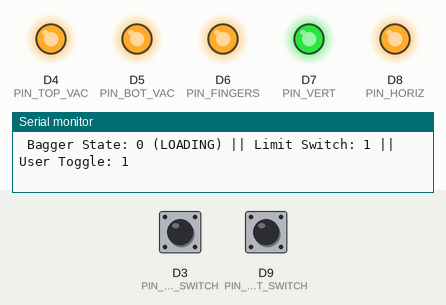
Recording of a sketch running on a simulated Arduino Due. Parts: output pins drawn as LEDs (lit = HIGH), the last lines printed to the serial monitor. Dashed ring = blinking. The test bench sets the inputs (shaded band); at power-on: D3 (PIN_USER_SWITCH) HIGH, D9 (PIN_VERT_SWITCH) HIGH.

Above: at 1.2 s.
1.3 s: D3 (PIN_USER_SWITCH) pulled LOW for 0.15 s
At 1.72 s:
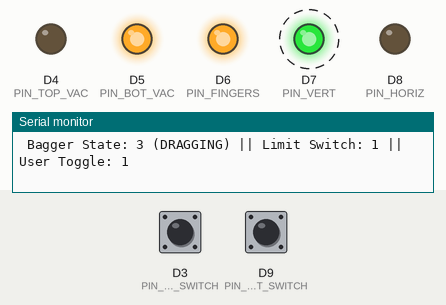
At 4.1 s:
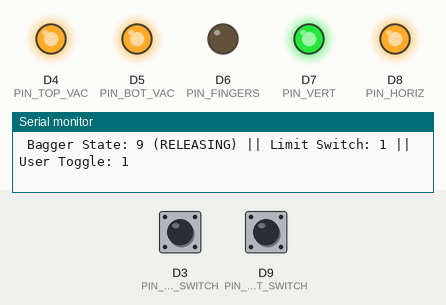
4.3 s: D9 (PIN_VERT_SWITCH) pulled LOW for 3.2 s
At 6.2 s:
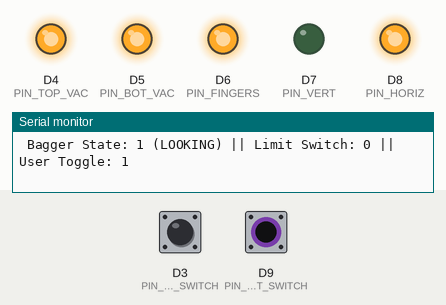
Timing chart, 0 to 16.5 s (numbered marks = the images above; inputs shaded):
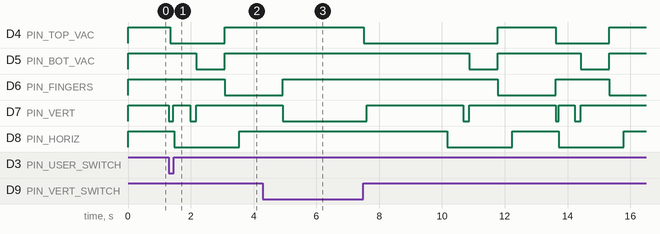

The sketch:

BaggerBot_SM_V4.ino
```cpp
/* FILENAME: BaggerBot_SM_V4.ino
 * AUTHORS:  BaggerBot Team
 * DATE:     2022/5/11
 * VERSION:  v4
 * DETAIL:
 *  Program for bag feeding system for Golden Gate Mechanical's BaggerBot to help
 *  automate the sandbag filling process, for final prototype produced by the
 *  2021-2022 team.
 *  Controls 5 solenoid valves (2 sets of vacuum cups, 3 pneumatic cylinders),
 *  takes input from 2 sensors (2 limit switches).
 *
 *  Based on code provided by Skyentific - https://www.youtube.com/watch?v=UWc_7-8gXeE
 *  CAN-BUS Shield Library by Seeed Studio -
 *        https://github.com/Seeed-Studio/Seeed_Arduino_CAN/releases/tag/v1.3.0
 */

// Include libraries
#include <mcp_can.h> // CAN-Bus Shield v1.3.0 by Seeed Studio
#include <SPI.h>

// Set to 1 for additional debug information (See serial monitor)
int DEBUG = 1;

/*SAMD core*/
#ifdef ARDUINO_SAMD_VARIANT_COMPLIANCE
  #define SERIAL SerialUSB
#else
  #define SERIAL Serial
#endif

// Define pins
// Arm Motor (SPI)
#define PIN_SCK  13       //
#define PIN_MOSI 12       //
#define PIN_MISO 11       //
#define PIN_SS   10       //
// Vacuums
#define PIN_TOP_VAC 4 // Relay in1
#define PIN_BOT_VAC 5 // Relay in2
// Actuators
#define PIN_HORIZ   8 // Relay in5
#define PIN_VERT    7 // Relay in4
#define PIN_FINGERS 6 // Relay in3
// Sensors
#define PIN_VERT_SWITCH 9 // Head
#define PIN_USER_SWITCH 3 // Electronics enclosure
//#define PIN_USER_SWITCH A1

// Joystick on CAN-Bus Shield
//#define UP     A1
#define DOWN   A3
#define LEFT   A2
#define RIGHT  A5
#define CLICK  A4

// Define arm parameters
// Value Limits
#define P_MIN -12.5f //CCW
#define P_MAX 12.5f //CW
#define V_MIN -65.0f
#define V_MAX 65.0f
#define KP_MIN 0.0f
#define KP_MAX 500.0f
#define KD_MIN 0.0f
#define KD_MAX 5.0f
#define T_MIN -18.0f
#define T_MAX 18.0f

// Arm rotation positions
//    Relative to looking at back of motor...
//    (-) = CCW
//    (+) = CW
// 90*3.14/180 = 1.57
// 10*3.14/180 = 0.17444 = 0.17
#define P_MIN_DESIRED -1.80f //
#define P_MAX_DESIRED -0.01f // originally -0.01
float ACT_LO  = P_MAX_DESIRED;
float ACT_HI  = ACT_LO - 1.719;  // ~98.5 degrees
float PASS_HI  = ACT_HI - 0.131; // ~7.5 degrees
float PASS_LO  = ACT_LO - 0.55;  // originally -0.43 ~24.6 degrees
// Set initial input motor values
float p_in = 0.0f;
float v_in = 0.0f;
float kp_in = 50.0f;
float kd_in = 2.0f;
float t_in = 0.0f;
// output (measured) values
float p_out = 0.0f;
float v_out = 0.0f;
float t_out = 0.0f;
// Rotation step size
float p_step = 0.0015;

// Create CAN-Bus interface object
MCP_CAN CAN(PIN_SS);

// Define time variables for non-blocking code
const unsigned long PRINT_INTERVAL = 150;
  // PRINT_INTERVAL defines how often debug (via serial) text will print
  //   Tiny interval may affect speed of program (especially the motor)
unsigned long previous_print_time = 0;

const unsigned long PICK_UP_DELAY = 100;
  // timer before state DRAGGING = delay once head's limit switch reaches bag, allows adequate suction
const unsigned long HORIZONTAL_TIME = 500;
  // timer before state PRESSING = time for full horizontal actuation
const unsigned long PRESS_TIME = 200;
  // timer before state OPENING = time for vertical actuator to reach bottom vacuum cups
// const unsigned long OPEN_DELAY = 200;
  // timer within state OPENING = let bottom vacuum cups suction for a moment
const unsigned long ARM_GRAB_TIME = 500;
  // timer before state GRABBING = keep both sets of vacuum cups on before inserting fingers
const unsigned long ARM_TENSION_TIME = 400; //
const unsigned long ARM_PULL_TIME = 350;    //
const unsigned long ARM_RELEASE_TIME = 500; //
const unsigned long REPEAT_TIME = 1000;     //

unsigned long vertical_time;                //
unsigned long vertical_initial_time;        //
unsigned long vertical_finish_time;         //
//float VERTICAL_RETRACT_FACTOR = 1.1;


//unsigned long previous_toggle_time = 0;
//unsigned long TOGGLE_TIME = 1000;

unsigned long previous_time = 0;
unsigned long current_time;
unsigned long running_time = 0;


// Baggerbot state machine variables
const int STATE_SIZE = 10;
int state_current = 0;
int state_previous = 0;
String state[STATE_SIZE] = {"LOADING","LOOKING","PICKING UP","DRAGGING",
                            "PRESSING","OPENING","GRABBING","TENSIONING",
                            "PULLING","RELEASING",};
int state_holder = 0;

// Define prototypes
int getBaggerState();
void RotateRight();
void RotateLeft();

void setup() {
  if (DEBUG)
  {
    Serial.begin(115200);
    Serial.println("Debugging: ON");
  }
  while (CAN_OK != CAN.begin(CAN_1000KBPS)) // can bus : baudrate = 1000kbps (AKA 1Mbps)
  {
    SERIAL.println("CAN BUS Shield init fail");
    SERIAL.println(" Init CAN BUS Shield again");
  }
  SERIAL.println("CAN BUS Shield init ok!");

  //// OPTIONAL: Joystick set up
  // pinMode(UP,INPUT);
  // pinMode(DOWN,INPUT);
  // pinMode(LEFT,INPUT);
  // pinMode(RIGHT,INPUT);
  // pinMode(CLICK,INPUT);
  //// Pull analog pins high to enable reading of joystick movements
  // digitalWrite(UP, HIGH);
  // digitalWrite(DOWN, HIGH);
  // digitalWrite(LEFT, HIGH);
  // digitalWrite(RIGHT, HIGH);
  // digitalWrite(CLICK, HIGH);

  // Begin vacuum system set up here
  pinMode(PIN_TOP_VAC,OUTPUT);
  pinMode(PIN_BOT_VAC,OUTPUT);

  // Begin actuator set up here
  pinMode(PIN_HORIZ, OUTPUT);
  pinMode(PIN_VERT, OUTPUT);
  pinMode(PIN_FINGERS,OUTPUT);

  // Begin sensor set up here
  pinMode(PIN_VERT_SWITCH,INPUT_PULLUP);
  pinMode(PIN_USER_SWITCH,INPUT);

  // Write Solenoid pins HIGH to turn them off by default (NC)
  digitalWrite(PIN_TOP_VAC,HIGH);
  digitalWrite(PIN_BOT_VAC,HIGH);
  digitalWrite(PIN_HORIZ,  HIGH);
  digitalWrite(PIN_VERT,   HIGH);
  digitalWrite(PIN_FINGERS,HIGH);

  // Limit switch on head is unpressed when LOW (NO)
  digitalWrite(PIN_VERT_SWITCH, LOW);

  // Turn off motor on start up
  ExitMotorMode();

}

void loop() {
  current_time = millis();
  state_holder = getBaggerState();

  if (DEBUG && (current_time - previous_print_time >= PRINT_INTERVAL))
  {
//    running_time += PRINT_INTERVAL;
//    Serial.print("Time elapsed: ");
//    Serial.print(running_time);
    Serial.print(" Bagger State: ");
    Serial.print(state_holder);
    Serial.print(" (");
    Serial.print(state[state_holder]);
    Serial.print(") || Limit Switch: ");
    Serial.print(digitalRead(PIN_VERT_SWITCH));
    Serial.print(" || User Toggle: ");
    Serial.println(digitalRead(PIN_USER_SWITCH));
    previous_print_time = current_time;
//    if(running_time >= 999999) {
//      running_time = 0;
//    }
  }

//  if ( (state_current != 0) && digitalRead(PIN_USER_SWITCH) == HIGH)
//  if ( (state_current != 0) && digitalRead(PIN_USER_SWITCH) == LOW)
//    {
//    //    delay(5000);
//    //    Serial.println("SOMETHING WENT WRONG");
//    //    digitalWrite(PIN_BOT_VAC,HIGH);
//    //    delay(1000);
//    //    digitalWrite(PIN_BOT_VAC,LOW);
//    //    delay(1000);
//    //    digitalWrite(PIN_BOT_VAC,HIGH);
//    //    delay(1000);
//    //    digitalWrite(PIN_BOT_VAC,LOW);
//    //    delay(1000);
//    //    digitalWrite(PIN_BOT_VAC,HIGH);
//    //    delay(1000);
//    //    digitalWrite(PIN_BOT_VAC,LOW);
//      delay(1000);
//
//     state_current = 0; // Possible to immediately go to state 0 again after going from 0 to 1
//     }

}

/*
 * Function: getBaggerState()
 * Inputs: None
 * Returns: state_HE - Integer representation of the state the
 *                     state machine is currently in.
 * Description: Considers and returns the current state the machine
 *              is in. As follows:
 *              0:  LOADING
 *              1:  LOOKING
 *              2:  PICKING UP
 *              3:  DRAGGING
 *              4:  PRESSING
 *              5:  OPENING
 *              6:  GRABBING
 *              7:  TENSIONING
 *              8:  PULLING
 *              9:  RELEASING
*/
int getBaggerState()
{
  state_previous = state_current;
  switch (state_current)
  {
    /* State: LOADING:
     * Purpose: Await user input while cassette is loaded
     *          Retract all pneumatic cylinders, arm to passive low
     * Transition: from 9 - timer REPEAT_TIME finish
     *               to 1 - PIN_USER_SWITCH is ON (LOW)
     */
    case 0:
    {
      // Turn off all solenoids
      digitalWrite(PIN_TOP_VAC,HIGH);
      digitalWrite(PIN_BOT_VAC,HIGH);
      digitalWrite(PIN_HORIZ,  HIGH);
      digitalWrite(PIN_VERT,   HIGH);
      digitalWrite(PIN_FINGERS,HIGH);

      if (digitalRead(PIN_USER_SWITCH) == LOW)
        {
          state_current = 1;
          vertical_initial_time = millis();
          // Make arm passive low
          EnterMotorMode();
        }

      return state_current;
    }

    /* State: LOOKING: Vertical actuation - looking/moving on top of bag stack
     * Purpose:
     * Transition:
     */
    case 1:
    {

      digitalWrite(PIN_VERT, LOW);
      digitalWrite(PIN_FINGERS, HIGH);

      // Make arm passive low
      if(p_out < PASS_LO) {
        RotateRight(PASS_LO);
      }
      else if(p_out > PASS_LO) {
        RotateLeft(PASS_LO);
      }

      if (digitalRead(PIN_VERT_SWITCH) == HIGH)
        {
          Serial.println("PRESSED");
          state_current = 2;
          vertical_finish_time = millis();
          vertical_time = vertical_finish_time - vertical_initial_time;
          // Variable "vertical_time" defines the duration required
          // to actuate to the top of the bag stack. This is
          // stored to determine how long the vertical actuator will
          // take to fully retract (pick the bag up).
        }

      return state_current;
    }

    /* State: PICKING UP: Top vacuum enabling - picking up top bag
     * Purpose:
     * Transition:
     */
    case 2:
    {
      digitalWrite(PIN_TOP_VAC, LOW);

      if(millis() - vertical_finish_time >= PICK_UP_DELAY)  //MIGHT NOT NEED ANYMORE (due to better cups)
        {
          digitalWrite(PIN_VERT, HIGH);
        }
      if(millis() - vertical_finish_time >= vertical_time + PICK_UP_DELAY)
        {
          state_current = 3;
          previous_time = millis();
        }
      return state_current;
    }

    /* State: DRAGGING: Horizontal actuation - dragging bag towards bottom vacuum
     * Purpose:
     * Transition:
     */
    case 3:
    {
      digitalWrite(PIN_HORIZ, LOW);

      if(millis() - previous_time >= HORIZONTAL_TIME)
      {
        state_current = 4;
        previous_time = millis();
      }
      return state_current;
    }

    /* State: PRESSING: Vertical actuation - pressing bag onto bottom vacuums
     * Purpose:
     * Transition:
     */
    case 4:
    {
      digitalWrite(PIN_VERT, LOW);

//      if (digitalRead(PIN_VERT_SWITCH) == HIGH)   LIMIT SWITCH NO LONGER REACHES BOTTOM VAC
//        {
//          state_current = 5;
//          previous_time = millis();
//        }

      if(millis() - previous_time >= PRESS_TIME)
      {
        digitalWrite(PIN_BOT_VAC, LOW);
        digitalWrite(PIN_VERT, HIGH);
        state_current = 5;
        previous_time = millis();
      }

      return state_current;
    }

    /* State: OPENING: Bottom vacuum enabling - opening bag
     * Purpose:
     * Transition:
     */
    case 5:
    {
//      if(millis() - previous_time >= OPEN_DELAY)    LIMIT SWITCH NO LONGER REACHES BOT VAC
//          {
//            digitalWrite(PIN_VERT, HIGH);
//          }

      if(millis() - previous_time >= ARM_GRAB_TIME)
        {
          state_current = 6;
          previous_time = millis();
          p_step = 0.0005; // SLOW DOWN SPEED OF ARM
          RotateRight(ACT_LO);
        }

      return state_current;
    }

    /* State: GRABBING: Arms active low - initiate grabbing bag
     * Purpose:
     * Transition:
     */
    case 6:
    {
      // ARM ACTIVE LOW HERE
//      RotateRight(ACT_LO);            MOVED TO CASE 5 EVENT

      if(millis() - previous_time >= ARM_TENSION_TIME)
      {
        state_current = 7;
        previous_time = millis();
        p_step = 0.0015;
        digitalWrite(PIN_FINGERS, LOW);
        digitalWrite(PIN_TOP_VAC, HIGH);
        digitalWrite(PIN_BOT_VAC, HIGH);
      }

      return state_current;
    }

    /* State: TENSIONING: Arm actuation - tensioning bag onto fingers
     * Purpose:
     * Transition:
     */
    case 7:
    {
      if(millis() - previous_time >= ARM_PULL_TIME)
        {
          state_current = 8;
          previous_time = millis();
          RotateLeft(ACT_HI);
        }

      return state_current;
    }

    /* State: PULLING: Arm active high - pulling bag out
     * Purpose:
     * Transition:
     */
    case 8:
    {
      digitalWrite(PIN_HORIZ, HIGH);

      // ARM ACTIVE HIGH HERE
//      RotateLeft(ACT_HI);               MOVED TO CASE 7 EVENT

      if(millis() - previous_time >= ARM_RELEASE_TIME)
        {
          state_current = 9;
          previous_time = millis();
          RotateLeft(PASS_HI);
        }

      return state_current;
    }

    /* State: RELEASING: Arm passive high - releasing bag
     * Purpose:
     * Transition:
     */
    case 9:
    {
      // ARM PASSIVE HIGH HERE
//      RotateLeft(PASS_HI);

//      if(analogRead(
      if(millis() - previous_time >= REPEAT_TIME)
        {
          state_current = 1;
          vertical_initial_time = millis();
        }

      return state_current;
    }

  }

}

void printPosVel() {
  SERIAL.print(" ");
  SERIAL.print(p_in);
  SERIAL.print(" ");
  SERIAL.print(p_out);
  SERIAL.print(" ");
  SERIAL.println(v_out);
}

/* Function:  RotateRight
 * Description: Rotates arm motor CW (clockwise), relative to facing back of motor, until
 *              the desired input position 'p_destination' is sent to the motor controller
 *              & any response from the motor controller is received.
 *              Rotation speed depends on 'p_step'. Blocking.
 */
void RotateRight(float p_destination){
  p_destination = constrain(p_destination, P_MIN, P_MAX);

  while (p_in < p_destination) {
    p_in = p_in + p_step;
    // send CAN
    pack_cmd();
    // receive CAN
    if(CAN_MSGAVAIL == CAN.checkReceive()) // check if data coming
    {
      unpack_reply();
    }
  }

  if(DEBUG) {
    //printPosVel();
  }
}

/* Function:  RotateRight
 * Description: Same as 'RotateLeft()' but CCW (counter-clockwise).
 *              Rotation speed depends on 'p_step'. Blocking.
 */
void RotateLeft(float p_destination){
  p_destination = constrain(p_destination, P_MIN, P_MAX);
  while (p_in > p_destination){
    p_in = p_in - p_step;
    // send CAN
    pack_cmd();
    // receive CAN
    if(CAN_MSGAVAIL == CAN.checkReceive()) // check if data coming
    {
      unpack_reply();
    }
  }

  if(DEBUG) {
    //printPosVel();
  }
}

void EnterMotorMode(){
  // Enter Motor Mode (enable)
  byte buf[8];
  buf[0] = 0xFF;
  buf[1] = 0xFF;
  buf[2] = 0xFF;
  buf[3] = 0xFF;
  buf[4] = 0xFF;
  buf[5] = 0xFF;
  buf[6] = 0xFF;
  buf[7] = 0xFC;
  CAN.sendMsgBuf(0x01, 0, 8, buf);
}

void ExitMotorMode(){
  // Exit Motor Mode (disable)
  byte buf[8];
  buf[0] = 0xFF;
  buf[1] = 0xFF;
  buf[2] = 0xFF;
  buf[3] = 0xFF;
  buf[4] = 0xFF;
  buf[5] = 0xFF;
  buf[6] = 0xFF;
  buf[7] = 0xFD;
  CAN.sendMsgBuf(0x01, 0, 8, buf);
}

void Zero(){
  // Set the current position as the new zero position
  byte buf[8];
  buf[0] = 0xFF;
  buf[1] = 0xFF;
  buf[2] = 0xFF;
  buf[3] = 0xFF;
  buf[4] = 0xFF;
  buf[5] = 0xFF;
  buf[6] = 0xFF;
  buf[7] = 0xFE;
  CAN.sendMsgBuf(0x01, 0, 8, buf);
}

void pack_cmd(){
  byte buf[8];

  /// CAN Command Packet Structure ///
  /// 16 bit position command, between -4*pi and 4*pi
  /// 12 bit velocity command, between -30 and + 30 rad/s
  /// 12 bit kp, between 0 and 500 N-m/rad
  /// 12 bit kd, between 0 and 100 N-m*s/rad
  /// 12 bit feed forward torque, between -18 and 18 N-m
  /// CAN Packet is 8 8-bit words
  /// Formatted as follows.  For each quantity, bit 0 is LSB
  /// 0: [position[15-8]]
  /// 1: [position[7-0]]
  /// 2: [velocity[11-4]]
  /// 3: [velocity[3-0], kp[11-8]]
  /// 4: [kp[7-0]]
  /// 5: [kd[11-4]]
  /// 6: [kd[3-0], torque[11-8]]
  /// 7: [torque[7-0]]

  /// limit data to be within bounds ///
  float p_des = constrain(p_in, P_MIN, P_MAX); //fminf(fmaxf(P_MIN, p_in), P_MAX);
  float v_des = constrain(v_in, V_MIN, V_MAX); //fminf(fmaxf(V_MIN, v_in), V_MAX);
  float kp = constrain(kp_in, KP_MIN, KP_MAX); //fminf(fmaxf(KP_MIN, kp_in), KP_MAX);
  float kd = constrain(kd_in, KD_MIN, KD_MAX); //fminf(fmaxf(KD_MIN, kd_in), KD_MAX);
  float t_ff = constrain(t_in, T_MIN, T_MAX); //fminf(fmaxf(T_MIN, t_in), T_MAX);
  /// convert floats to unsigned ints ///
  unsigned int p_int = float_to_uint(p_des, P_MIN, P_MAX, 16);
  unsigned int v_int = float_to_uint(v_des, V_MIN, V_MAX, 12);
  unsigned int kp_int = float_to_uint(kp, KP_MIN, KP_MAX, 12);
  unsigned int kd_int = float_to_uint(kd, KD_MIN, KD_MAX, 12);
  unsigned int t_int = float_to_uint(t_ff, T_MIN, T_MAX, 12);
  /// pack ints into the can buffer ///

  buf[0] = p_int >> 8;
  buf[1] = p_int & 0xFF;
  buf[2] = v_int >> 4;
  buf[3] = ((v_int & 0xF) << 4) | (kp_int >> 8);
  buf[4] = kp_int & 0xFF;
  buf[5] = kd_int >> 4;
  buf[6] = ((kd_int & 0xF) << 4) | (t_int >> 8);
  buf[7] = t_int & 0xFF;
  CAN.sendMsgBuf(0x01, 0, 8, buf);
}

void unpack_reply(){

  /// CAN Reply Packet Structure ///
  /// 16 bit position, between -4*pi and 4*pi
  /// 12 bit velocity, between -30 and + 30 rad/s
  /// 12 bit current, between -40 and 40;
  /// CAN Packet is 5 8-bit words
  /// Formatted as follows.  For each quantity, bit 0 is LSB
  /// 0: [position[15-8]]
  /// 1: [position[7-0]]
  /// 2: [velocity[11-4]]
  /// 3: [velocity[3-0], current[11-8]]
  /// 4: [current[7-0]]

  byte len = 0;
  byte buf[8];
  CAN.readMsgBuf(&len, buf);

  unsigned long canId = CAN.getCanId();

  /// unpack ints from can buffer ///
  unsigned int id = buf[0];
  unsigned int p_int = (buf[1] << 8) | buf[2];
  unsigned int v_int = (buf[3] << 4) | (buf[4] >> 4);
  unsigned int i_int = ((buf[4] & 0xF) << 8) | buf[5];
  /// convert uints to floats ///
  p_out = uint_to_float(p_int, P_MIN, P_MAX, 16);
  v_out = uint_to_float(v_int, V_MIN, V_MAX, 12);
  t_out = uint_to_float(i_int, -T_MAX, T_MAX, 12);
}

unsigned int float_to_uint(float x, float x_min, float x_max, int bits){
  /// Converts a float to an unsigned int, given range and number of bits ///
  float span = x_max - x_min;
  float offset = x_min;
  unsigned int pgg = 0;
  if (bits == 12){
    pgg = (unsigned int) ((x-offset)*4095.0/span);
  }
  if (bits == 16){
    pgg = (unsigned int) ((x-offset)*65535.0/span);
  }
  return pgg;
}

float uint_to_float(unsigned int x_int, float x_min, float x_max, int bits){
  /// converts unsigned int to float, given range and number of bits ///
  float span = x_max - x_min;
  float offset = x_min;
  float pgg = 0;
  if (bits == 12){
    pgg = ((float)x_int)*span/4095.0 + offset;
  }
  if (bits == 16){
    pgg = ((float)x_int)*span/65535.0 + offset;
  }
  return pgg;
}
```

Measured:
- after the input at 1.3 s, D4 (PIN_TOP_VAC): HIGH → LOW at once, → HIGH 1.7 s later; D5 (PIN_BOT_VAC): HIGH → LOW after 0.88 s, → HIGH 0.90 s later
